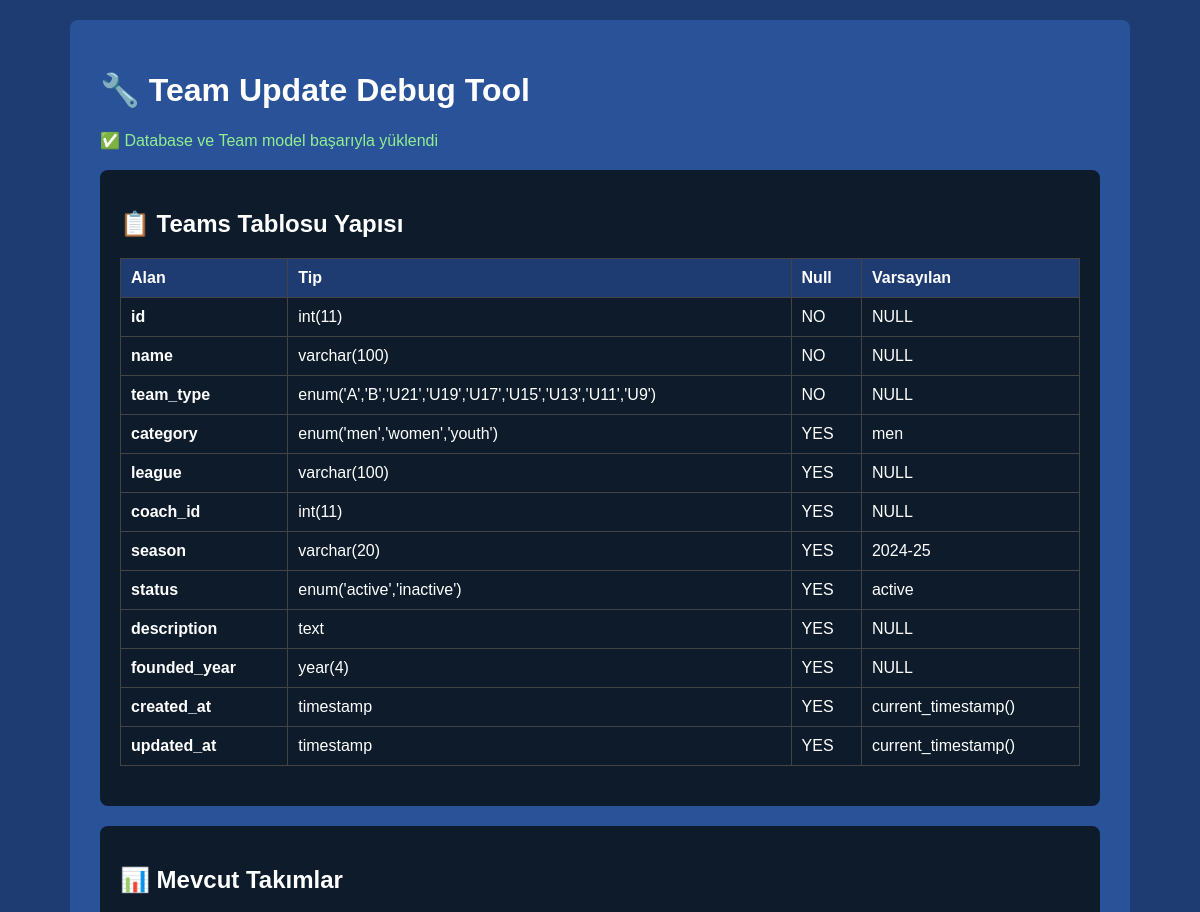
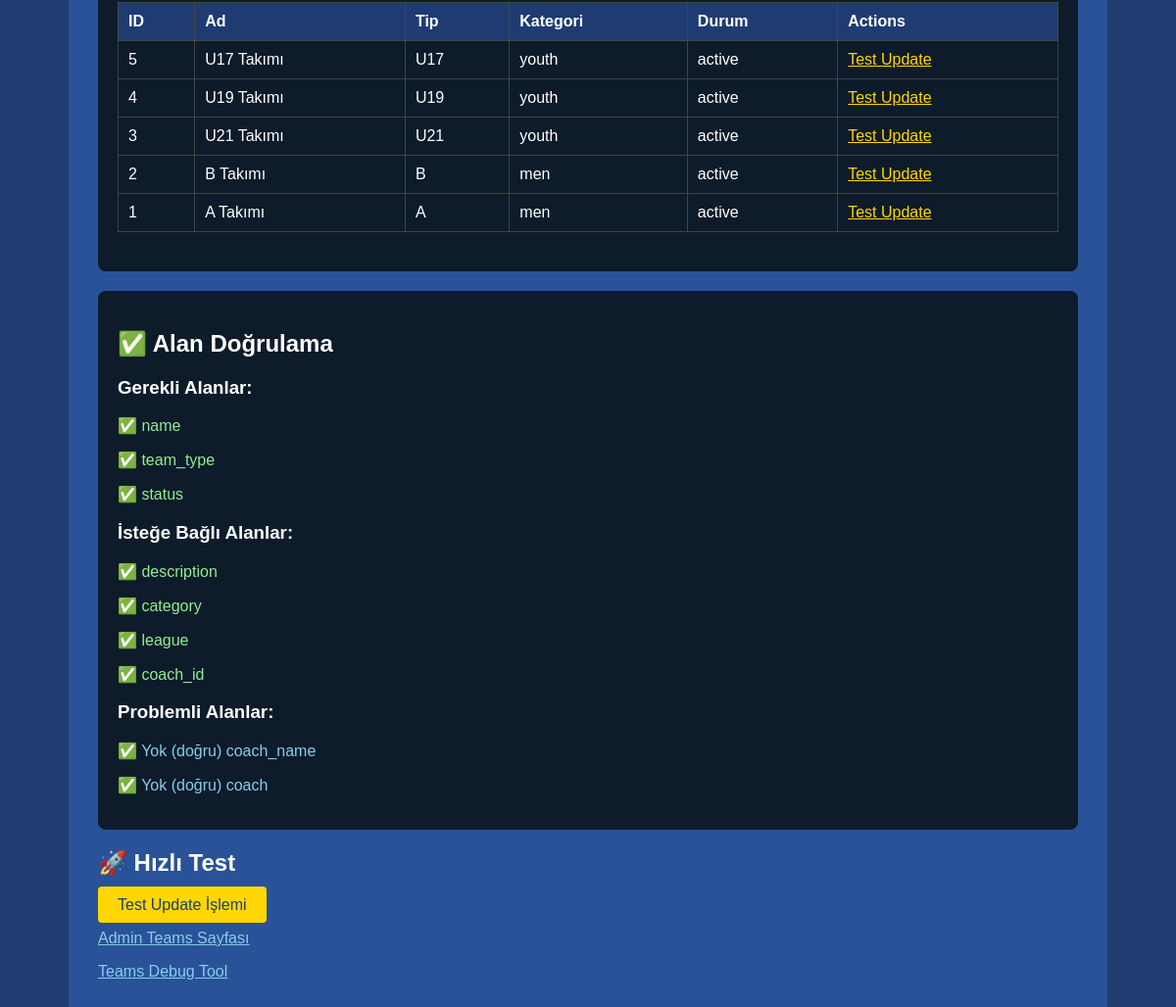
The app's page /public/test_update.php with its own data (2 pictures, top to bottom).
### tables this page shows
CREATE TABLE `teams` (
  `id` int(11) NOT NULL AUTO_INCREMENT,
  `name` varchar(100) NOT NULL,
  `team_type` enum('A','B','U21','U19','U17','U15','U13','U11','U9') NOT NULL,
  `category` enum('men','women','youth') DEFAULT 'men',
  `league` varchar(100) DEFAULT NULL,
  `coach_id` int(11) DEFAULT NULL,
  `season` varchar(20) DEFAULT '2024-25',
  `status` enum('active','inactive') DEFAULT 'active',
  `description` text,
  `founded_year` year DEFAULT NULL,
  `created_at` timestamp NULL DEFAULT CURRENT_TIMESTAMP,
  `updated_at` timestamp NULL DEFAULT CURRENT_TIMESTAMP ON UPDATE CURRENT_TIMESTAMP,
  PRIMARY KEY (`id`)
);

### core/Database.php (called while the page is built, shortened)
<?php
class Database
{
    private $pdo;
    private $host;
    private $dbname;
    private $username;
    private $password;
    private $charset;
    public function __construct()
    {
        $this->host = DB_HOST;
        $this->dbname = DB_NAME;
        $this->username = DB_USER;
        $this->password = DB_PASS;
        $this->charset = 'utf8mb4';
    }
    private function connect()
    {
        try {
            $dsn = "mysql:host={$this->host};dbname={$this->dbname};charset={$this->charset}";
            $options = [
                PDO::ATTR_ERRMODE => PDO::ERRMODE_EXCEPTION,
                PDO::ATTR_DEFAULT_FETCH_MODE => PDO::FETCH_ASSOC,
                PDO::ATTR_EMULATE_PREPARES => false,
            ];
            $this->pdo = new PDO($dsn, $this->username, $this->password, $options);
        } catch (PDOException $e) {
            die('Veritabanı bağlantı hatası: ' . $e->getMessage());
        }
    }
    public function query($sql, $params = [])
    {
        try {
            $stmt = $this->pdo->prepare($sql);
            $stmt->execute($params);
            return $stmt->fetchAll();
        } catch (PDOException $e) {
            error_log('Database query error: ' . $e->getMessage());
            return false;
        }
    }
}

### core/Model.php (called while the page is built, shortened)
<?php
class Model
{
    protected $db;
    protected $table;
    public function __construct()
    {
        $this->db = new Database();
    }
    public function findAll($orderBy = 'id DESC')
    {
        $sql = "SELECT * FROM {$this->table} ORDER BY {$orderBy}";
        return $this->db->query($sql);
    }
}

### public/test_update.php (the view, shortened to what this page needs)
<?php
require_once '../config/database.php';
require_once '../core/Database.php';
require_once '../core/Model.php';
echo "<!DOCTYPE html>";
echo "<html><head><title>Team Update Debug</title>";
echo "</head><body>";
echo "<div class='container'>";
echo "<h1>🔧 Team Update Debug Tool</h1>";
try {
    $database = new Database();
    $teamModel = new Team();
    echo "<p class='success'>✅ Database ve Team model başarıyla yüklendi</p>";
    echo "<div class='test-section'>";
    echo "<h2>📋 Teams Tablosu Yapısı</h2>";
    $columns = $database->query("DESCRIBE teams");
    if ($columns) {
        echo "<table>";
        echo "<tr><th>Alan</th><th>Tip</th><th>Null</th><th>Varsayılan</th></tr>";
        foreach ($columns as $column) {
            echo "<tr>";
            echo "<td><strong>" . $column['Field'] . "</strong></td>";
            echo "<td>" . $column['Type'] . "</td>";
            echo "<td>" . $column['Null'] . "</td>";
            echo "<td>" . ($column['Default'] ?? 'NULL') . "</td>";
            echo "</tr>";
        }
        echo "</table>";
    }
    echo "</div>";
    echo "<div class='test-section'>";
    echo "<h2>📊 Mevcut Takımlar</h2>";
    $teams = $teamModel->findAll();
    if ($teams && !empty($teams)) {
        echo "<table>";
        echo "<tr><th>ID</th><th>Ad</th><th>Tip</th><th>Kategori</th><th>Durum</th><th>Actions</th></tr>";
        foreach (array_slice($teams, 0, 5) as $team) {
            echo "<tr>";
            echo "<td>" . $team['id'] . "</td>";
            echo "<td>" . htmlspecialchars($team['name']) . "</td>";
            echo "<td>" . ($team['team_type'] ?? 'N/A') . "</td>";
            echo "<td>" . ($team['category'] ?? 'N/A') . "</td>";
            echo "<td>" . ($team['status'] ?? 'N/A') . "</td>";
            echo "<td><a href='test_update.php?id=" . $team['id'] . "' style='color:#FFD700;'>Test Update</a></td>";
            echo "</tr>";
        }
        echo "</table>";
    } else {
        echo "<p class='warning'>⚠️ Hiç takım bulunamadı</p>";
    }
    echo "</div>";
    echo "<div class='test-section'>";
    echo "<h2>✅ Alan Doğrulama</h2>";
    $requiredFields = ['name', 'team_type', 'status'];
    $optionalFields = ['description', 'category', 'league', 'coach_id'];
    $problemFields = ['coach_name', 'coach'];
    echo "<h3>Gerekli Alanlar:</h3>";
    foreach ($requiredFields as $field) {
        $exists = false;
        foreach ($columns as $column) {
            if ($column['Field'] === $field) {
                $exists = true;
                break;
            }
        }
        echo "<p class='" . ($exists ? 'success' : 'error') . "'>" .
             ($exists ? '✅' : '❌') . " $field</p>";
    }
    echo "<h3>İsteğe Bağlı Alanlar:</h3>";
    foreach ($optionalFields as $field) {
        $exists = false;
        foreach ($columns as $column) {
            if ($column['Field'] === $field) {
                $exists = true;
                break;
            }
        }
        echo "<p class='" . ($exists ? 'success' : 'warning') . "'>" .
             ($exists ? '✅' : '⚠️') . " $field</p>";
    }
    echo "<h3>Problemli Alanlar:</h3>";
    foreach ($problemFields as $field) {
        $exists = false;
        echo "<p class='" . ($exists ? 'warning' : 'info') . "'>" .
             ($exists ? '⚠️ Var ama kullanılmamalı' : '✅ Yok (doğru)') . " $field</p>";
    }
    echo "</div>";
} catch (Exception $e) {
    echo "<p class='error'>❌ Hata: " . $e->getMessage() . "</p>";
}
if (!empty($teams)) {
    $firstTeam = $teams[0];
    echo "<h2>🚀 Hızlı Test</h2>";
    echo "<p><a href='?test_update=1&id=" . $firstTeam['id'] . "' style='background:#FFD700;color:#1e3c72;padding:10px 20px;text-decoration:none;border-radius:4px;'>Test Update İşlemi</a></p>";
}
echo "<p><a href='http://localhost:8090/admin/teams' target='_blank' style='color:#87CEEB;'>Admin Teams Sayfası</a></p>";
echo "<p><a href='debug_teams.php' target='_blank' style='color:#87CEEB;'>Teams Debug Tool</a></p>";
echo "</div>";
echo "</body></html>";
?>

### public/test_update.php (style rules this page uses)
body { font-family:Arial;margin:20px;background:#1e3c72;color:white; }
.container { max-width:1000px;margin:0 auto;background:#2a5298;padding:30px;border-radius:8px; }
.success { color:#90EE90; }
.info { color:#87CEEB; }
.test-section { background:#0d1b2a;padding:20px;margin:20px 0;border-radius:8px; }
table { width:100%;border-collapse:collapse;margin:20px 0; }
th,td { padding:10px;border:1px solid #444;text-align:left; }
th { background:#1e3c72; }

### records on screen
teams: id "5", name "U17 Takımı", team_type "U17", category "youth", status "active"
teams: id "4", name "U19 Takımı", team_type "U19", category "youth", status "active"
teams: id "3", name "U21 Takımı", team_type "U21", category "youth", status "active"
teams: id "2", name "B Takımı", team_type "B", category "men", status "active"
teams: id "1", name "A Takımı", team_type "A", category "men", status "active"

### other values on screen
$column['Field'] "id"
$column['Type'] "int(11)"
$column['Null'] "NO"
$column['Default'] "NULL"
$column['Field'] "name"
$column['Type'] "varchar(100)"
$column['Field'] "team_type"
$column['Type'] "enum('A','B','U21','U19','U17','U15','U13','U11','U9')"
$column['Field'] "category"
$column['Type'] "enum('men','women','youth')"
$column['Null'] "YES"
$column['Default'] "men"
$column['Field'] "league"
$column['Field'] "coach_id"
$column['Field'] "season"
